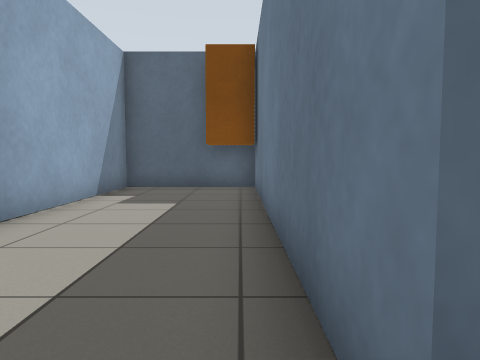
view 1 (above)

12 first-person views from a walk through a robot-simulator world made for Gazebo. The camera is 0.19 m above the floor, tilts 4° down and sees 70° across. The floor is counted in squares, 0.2 m on a side. Each view is taken from the middle of a square. On the plan, view 1 faces up. The plan holds only what a view shows up to about 12 squares ahead; the rest is blank.

view 2
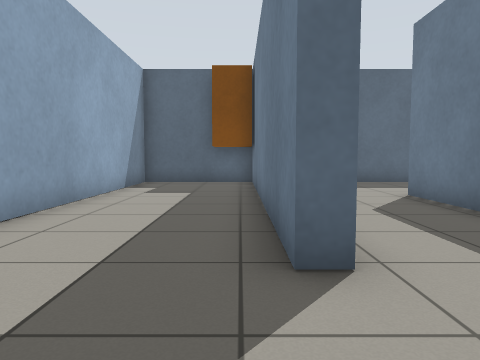

view 3
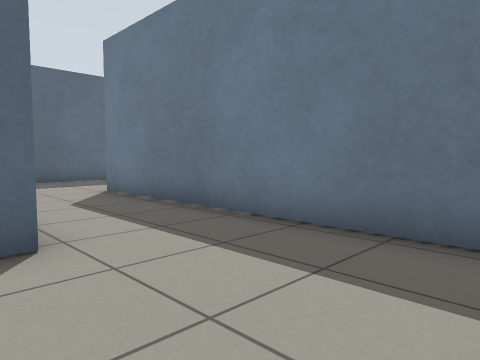

view 4
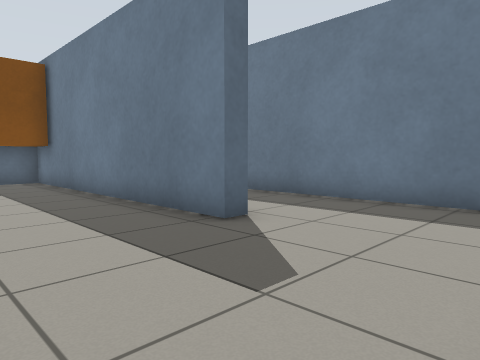

view 5
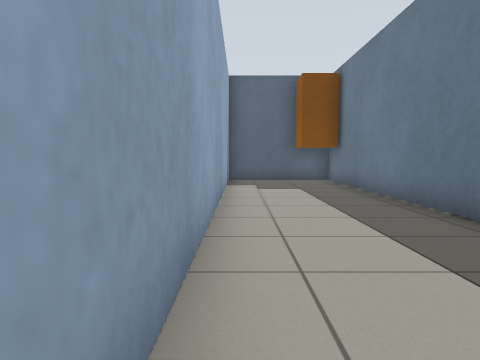

view 6
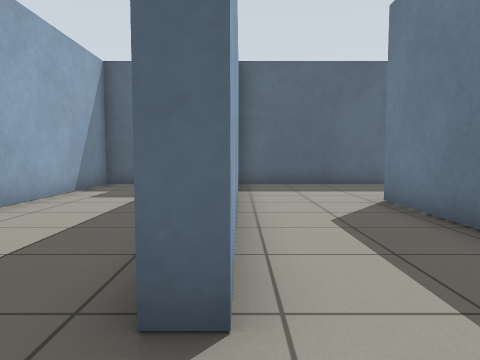

view 7
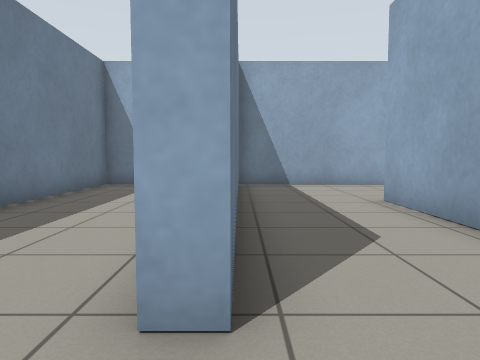

view 8
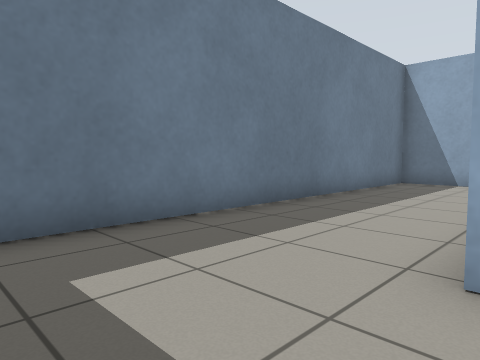

view 9
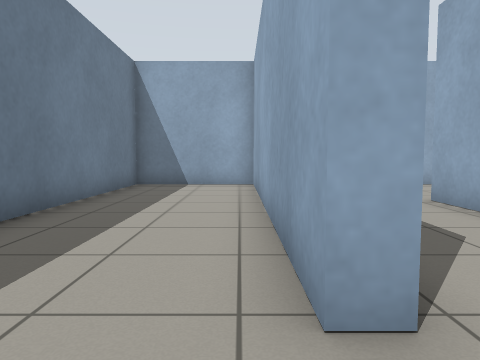

view 10
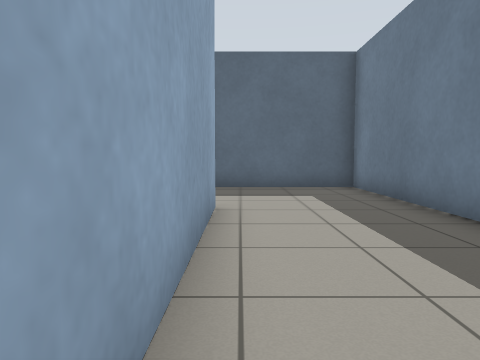

view 11
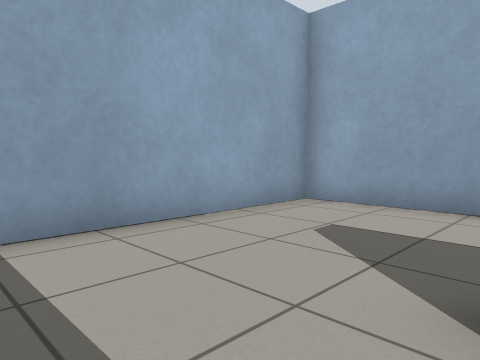

view 12
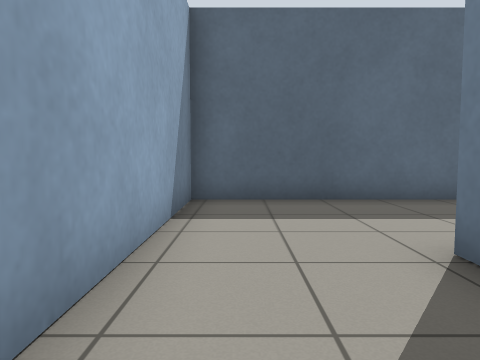

### Floor plan
Ten units are one square. View 1 is at (0, 0); x grows to the right and y downward. Boxes are objects, and circles mark ways between rooms. Rooms are numbered by the first view taken in them; rooms with no view inside come last. Other rooms are left out.
<svg viewBox="-39 -110 128 148">
<path fill="none" stroke="#000" d="M10 -8 5 -8 5 -82M-14 -103 -34 -103 -34 33 16 33M45 -103 10 -103 10 -8M41 24 41 -62 46 -62M16 33 41 33M46 -62 46 30M45 33 84 33 84 -103 45 -103"/>
<rect x="-15" y="-105" width="20" height="20" fill="#bbb"><title>orange box</title></rect>
<circle cx="10" cy="15" r="3" fill="#2a7"/>
<circle cx="40" cy="-85" r="3" fill="#2a7"/>
<text x="-10" y="-30">1</text>
<text x="30" y="-40">2</text>
<text x="60" y="-40">3</text>
</svg>
Room 1 opens to room 2. Room 2 opens to room 3.

Where each view was taken, in squares from view 1:
view 1: 0 up, 0 right, facing up
view 2: 2 down, 0 right, facing up
view 3: 3 down, 0 right, facing up-right
view 4: 3 down, 3 left, facing up-right
view 5: 3 down, 3 left, facing up
view 6: 1 down, 1 right, facing up
view 7: 8 up, 4 right, facing down
view 8: 9 up, 4 right, facing down-right
view 9: 8 up, 5 right, facing down
view 10: 0 up, 5 right, facing up
view 11: 1 up, 3 right, facing down-left
view 12: 3 up, 2 right, facing up
